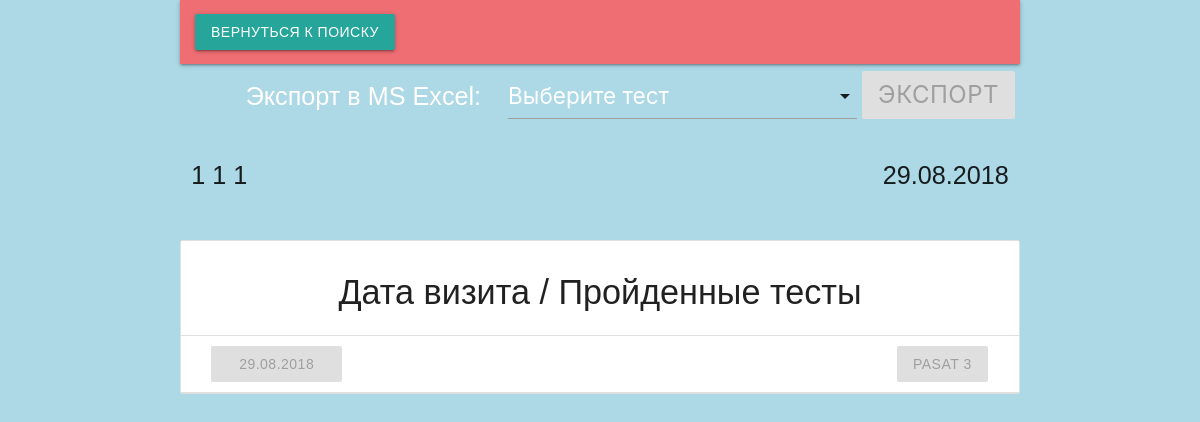
The app's page /patient/1, older data.
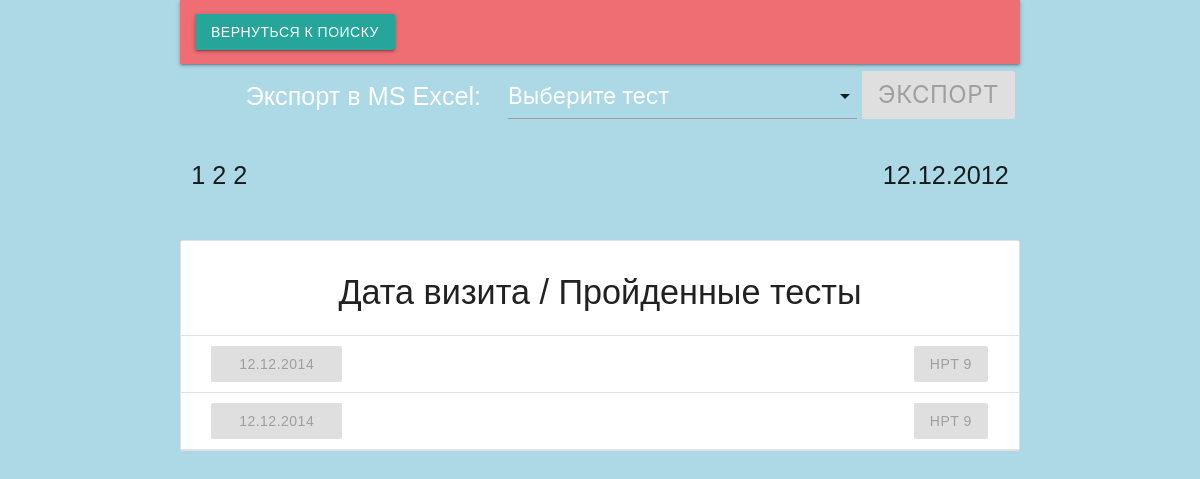
The same page, newer data.
### models.py (models this page shows, shortened)
class Person(db.Model):
    __tablename__ = 'person'
    id = db.Column(db.Integer, primary_key=True)
    fname = db.Column(db.String(50), nullable=False)
    sname = db.Column(db.String(50), nullable=False)
    lname = db.Column(db.String(50), nullable=False)
    type = db.Column(db.String(50))
    __mapper_args__ = {
        'polymorphic_on' : type,
        'polymorphic_identity' : 'person'
    }

class Patient(Person):
    id = db.Column(db.Integer, db.ForeignKey('person.id'), primary_key=True)
    birth_date = db.Column(db.DateTime,default=None, nullable=False)
    sex = db.Column(db.Boolean, nullable=False)
    __mapper_args__ = {
        'polymorphic_identity':'patient'
    }

class Visit(db.Model):
    __tablename__ = 'visit'
    id = db.Column(db.Integer, primary_key=True)
    patient_id = db.Column(db.Integer, db.ForeignKey('patient.id'))
    doctor_id = db.Column(db.Integer, db.ForeignKey('patient.id'))
    visit_date = db.Column(db.DateTime, nullable=False, default=datetime.utcnow)

class BasicTest(db.Model):
    __tablename__ = 'basic_test'
    id = db.Column(db.Integer, primary_key=True)
    visit_id = db.Column(db.Integer, db.ForeignKey('visit.id'), nullable=False)
    screenshot_path = db.Column(db.String(), unique=True, nullable=False)
    type = db.Column(db.String(50))
    __mapper_args__ = {
        'polymorphic_identity' : 'basic_test',
        'polymorphic_on' : type
    }
    def __repr__(self):
        return 'Id: {0}, screen: {1}, type: {2}, visit_Id: {3}'.format(self.id, self.screenshot_path, self.type, self.visit_id)

class PASAT3(BasicTest):
    __tablename__ = 'PASAT 3'
    id = db.Column(db.Integer, db.ForeignKey('basic_test.id'), primary_key=True)
    form_type = db.Column(db.String(5))
    correct = db.Column(db.Integer)
    procent = db.Column(db.Float)
    __mapper_args__ = {
        'polymorphic_identity':'PASAT 3',
    }

class BasicTest(db.Model):
    __tablename__ = 'basic_test'
    id = db.Column(db.Integer, primary_key=True)
    visit_id = db.Column(db.Integer, db.ForeignKey('visit.id'), nullable=False)
    screenshot_path = db.Column(db.String(), unique=True, nullable=False)
    type = db.Column(db.String(50))
    __mapper_args__ = {
        'polymorphic_identity' : 'basic_test',
        'polymorphic_on' : type
    }
    def __repr__(self):
        return 'Id: {0}, screen: {1}, type: {2}, visit_Id: {3}'.format(self.id, self.screenshot_path, self.type, self.visit_id)

class HPT9(BasicTest):
    __tablename__ = 'HPT 9'
    id = db.Column(db.Integer, db.ForeignKey('basic_test.id'), primary_key=True)
    main_hand = db.Column(db.String(10))
    attempt_main_hand_1 = db.Column(db.Float)
    attempt_main_hand_2 = db.Column(db.Float)
    note_main = db.Column(db.Text)
    attempt_sec_hand_1 = db.Column(db.Float)
    attempt_sec_hand_2 = db.Column(db.Float)
    note_sec = db.Column(db.Text)
    __mapper_args__ = {
        'polymorphic_identity':'HPT 9',
    }

### app.py (the view)
@app.route('/patient/<patient_id>', methods=['GET','POST'])
def patient_view(patient_id):
    unique_tests = set()
    patient = Patient.query.get(patient_id)
    visits = Visit.query.filter_by(patient_id = patient_id).all()
    visit_tests = []
    for visit in visits:
        tests = []
        tests.append(visit)
        tests.append(BasicTest.query.filter_by(visit_id = visit.id).all())
        for test in tests[1]:
            unique_tests.add(test.type)
        print(unique_tests)
        visit_tests.append(tests)
    print(visit_tests, unique_tests)
    return render_template("patient_view.html", visit_tests = visit_tests, patient = patient, unique_tests = unique_tests)

### app.py (called while the page is built)
@app.after_request
def add_header(r):
    r.headers["Cache-Control"] = "no-cache, no-store, must-revalidate"
    r.headers["Pragma"] = "no-cache"
    r.headers["Expires"] = "0"
    r.headers['Cache-Control'] = 'public, max-age=0'
    return r

### templates/patient_view.html (shortened to what this page needs)
{% extends "basic.html" %}
{% block title %}
  <link rel="stylesheet" type=text/css href="{{ url_for('static', filename='css/materialize/materialize.min.css')}}">
{% endblock %}
{% block body %}
    <div class="container">
      <nav>
        <div class="nav-wrapper">
          <ul class="left">
            <li>
                <a class="btn waves-effect waves-light" href="{{ url_for('index')}}#test1">Вернуться к поиску</a>
            </li>
          </ul>
          <ul class="right">
            <li>
              <span class="flow-text pr-20">Экспорт в MS Excel:&nbsp;</span>
            </li>
            <li>
              <div class="input-field col s3 test-select">
                </div>
            </li>
            <li>
                <button class="flow-text btn disabled export-btn">Экспорт</button>
            </li>
          </ul>
        </div>
      </nav>
      <div class="row">
        <p id="patient_name" class="flow-text left-align col s8">{{ patient.sname }} {{ patient.fname }} {{ patient.lname }}</p>
        <p id="patient_birth_date" class="flow-text right-align col s4">{{ patient.birth_date.strftime('%d.%m.%Y') }}</p>
      </div>
      <ul class="collection with-header">
        <li class="collection-header"><h4>Дата визита / Пройденные тесты</h4></li>
        {% for visit,tests in visit_tests %}
        <li class="collection-item" data-visit="{{ visit.id }}">
          <div class="row mb-0">
            <a class="col s2 left-align btn disabled">
              {{ visit.visit_date.strftime('%d.%m.%Y') }}
            </a>
            <div class="col s9 offset-s1 right-align">
              {% for test in tests %}
                <a class="btn disabled">{{ test.type.split("(")[-1].split(")")[0] }}<a>
              {% endfor %}
            </div>
          </div>
          {% endfor %}
        </li>
      </ul>
    </div>
{% endblock %}

Row changes from the older to the newer data that the page shows:
removed PASAT3: type "PASAT 3", shown under Visit (number 1 of 2 on the later page)
changed Person: fname "1" → "2"; lname "1" → "2"
changed Patient: birth_date "29.08.2018" → "12.12.2012"
changed Visit (number 1 of 2 on the later page): visit_date "29.08.2018" → "12.12.2014"
added HPT9: type "HPT 9", shown under Visit (number 1 of 2 on the later page)
now on this page (row edited): Visit: visit_date "12.12.2014"
now on this page (row edited): HPT9: type "HPT 9", shown under "12.12.2014"
